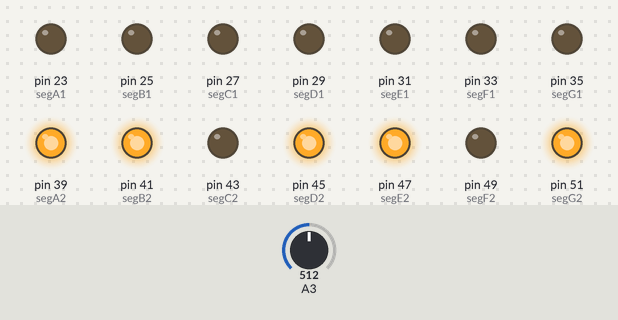
The sketch below on a simulated Arduino Mega 2560, built with avr-gcc and run on an emulated ATmega2560. On the bench: output pins drawn as LEDs (lit = HIGH). Inputs (shaded band) come from the test bench; at power-on: A3 = 512. What the sketch prints to the serial monitor is not drawn.

Above: at 1.2 s.
1.3 s: A3 set to 716
At 1.9 s:
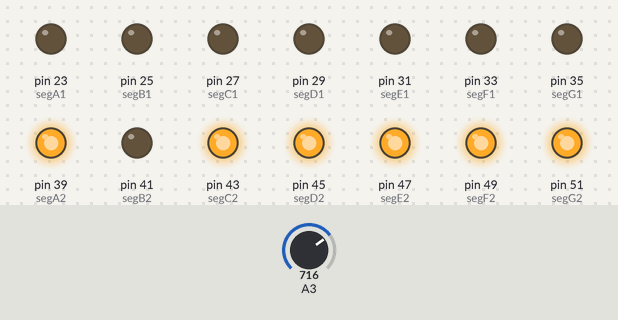
2.8 s: A3 set to 900
At 4.0 s:
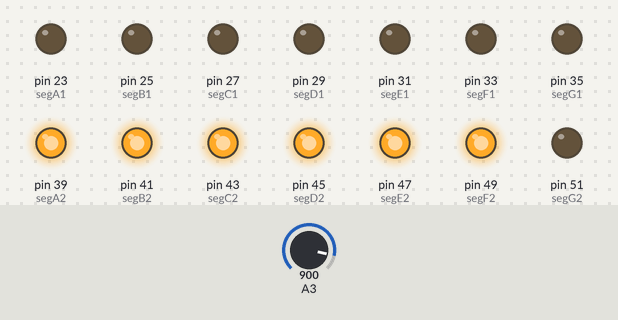
4.3 s: A3 set to 1023
At 5.3 s:
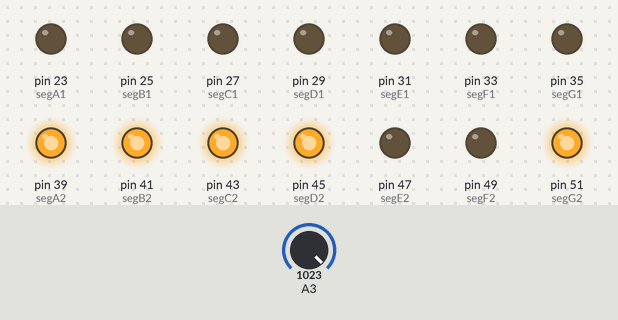
5.8 s: A3 set to 511
At 6.5 s:
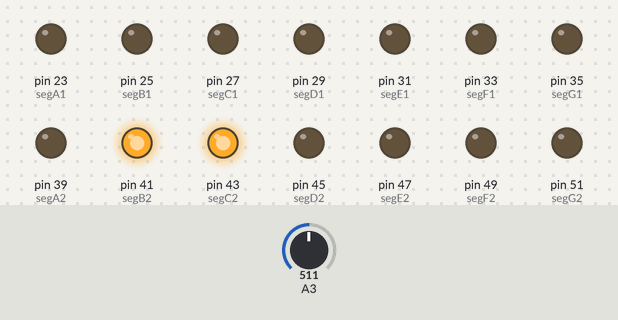
7.3 s: A3 set to 0
At 7.6 s:
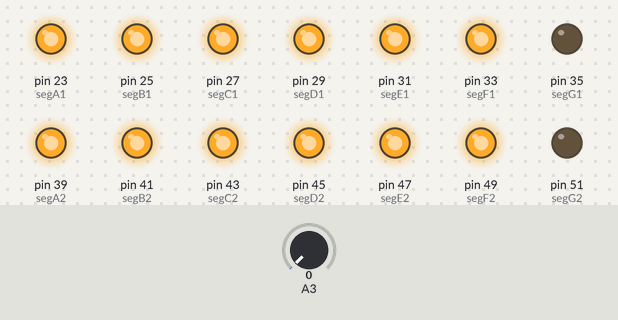
Timing chart, 0 to 9.8 s (numbered marks = the images above; inputs shaded):
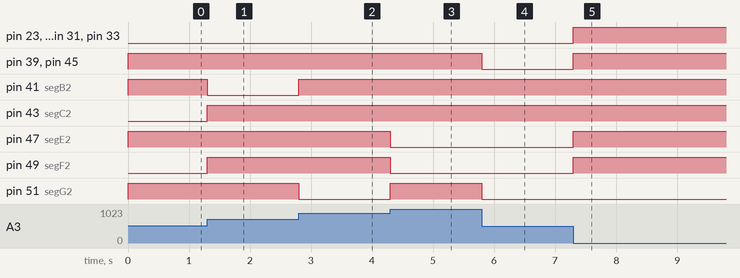

The sketch:

led_display_erc.ino
```cpp
const int segA1 = 23;
const int segB1 = 25;
const int segC1 = 27;
const int segD1 = 29;
const int segE1 = 31;
const int segF1 = 33;
const int segG1 = 35;
const int segA2 = 39;
const int segB2 = 41;
const int segC2 = 43;
const int segD2= 45;
const int segE2 = 47;
const int segF2 = 49;
const int segG2 = 51;

int input = 0;

void setup()
{
  pinMode(segA1, OUTPUT);
  pinMode(segB1, OUTPUT);
  pinMode(segC1, OUTPUT);
  pinMode(segD1, OUTPUT);
  pinMode(segE1, OUTPUT);
  pinMode(segF1, OUTPUT);
  pinMode(segG1, OUTPUT);
  pinMode(segA2, OUTPUT);
  pinMode(segB2, OUTPUT);
  pinMode(segC2, OUTPUT);
  pinMode(segD2, OUTPUT);
  pinMode(segE2, OUTPUT);
  pinMode(segF2, OUTPUT);
  pinMode(segG2, OUTPUT);

  Serial.begin(9600);
  Serial.println("Enter number to display: ");
}

int caseRun(int c)
{
  int ones,tens;
  ones=c%10;
  tens=c/10;
  if (tens == 0)
  {
    digitalWrite(segA1, HIGH);
    digitalWrite(segB1, HIGH);
    digitalWrite(segC1, HIGH);
    digitalWrite(segD1, HIGH);
    digitalWrite(segE1, HIGH);
    digitalWrite(segF1, HIGH);
    digitalWrite(segG1, LOW);
  }

  else if (tens ==1)
  {
    digitalWrite(segA1, LOW);
    digitalWrite(segB1, HIGH);
    digitalWrite(segC1, HIGH);
    digitalWrite(segD1, LOW);
    digitalWrite(segE1, LOW);
    digitalWrite(segF1, LOW);
    digitalWrite(segG1, LOW);
  }

  else if (tens == 2)
  {
    digitalWrite(segA1, HIGH);
    digitalWrite(segB1, HIGH);
    digitalWrite(segC1, LOW);
    digitalWrite(segD1, HIGH);
    digitalWrite(segE1, HIGH);
    digitalWrite(segF1, LOW);
    digitalWrite(segG1, HIGH);
  }

  else if (tens == 3)
  {
    digitalWrite(segA1, HIGH);
    digitalWrite(segB1, HIGH);
    digitalWrite(segC1, HIGH);
    digitalWrite(segD1, HIGH);
    digitalWrite(segE1, LOW);
    digitalWrite(segF1, LOW);
    digitalWrite(segG1, HIGH);
  }

  else if (tens == 4)
  {
    digitalWrite(segA1, LOW);
    digitalWrite(segB1, HIGH);
    digitalWrite(segC1, HIGH);
    digitalWrite(segD1, LOW);
    digitalWrite(segE1, LOW);
    digitalWrite(segF1, HIGH);
    digitalWrite(segG1, HIGH);
  }

  else if (tens == 5)
  {
    digitalWrite(segA1, HIGH);
    digitalWrite(segB1, LOW);
    digitalWrite(segC1, HIGH);
    digitalWrite(segD1, HIGH);
    digitalWrite(segE1, LOW);
    digitalWrite(segF1, HIGH);
    digitalWrite(segG1, HIGH);
  }

  else if (tens == 6)
  {
    digitalWrite(segA1, HIGH);
    digitalWrite(segB1, LOW);
    digitalWrite(segC1, HIGH);
    digitalWrite(segD1, HIGH);
    digitalWrite(segE1, HIGH);
    digitalWrite(segF1, HIGH);
    digitalWrite(segG1, HIGH);
  }

  else if (tens == 7)
  {
    digitalWrite(segA1, HIGH);
    digitalWrite(segB1, HIGH);
    digitalWrite(segC1, HIGH);
    digitalWrite(segD1, LOW);
    digitalWrite(segE1, LOW);
    digitalWrite(segF1, LOW);
    digitalWrite(segG1, LOW);
  }

  else if (tens == 8)
  {
    digitalWrite(segA1, HIGH);
    digitalWrite(segB1, HIGH);
    digitalWrite(segC1, HIGH);
    digitalWrite(segD1, HIGH);
    digitalWrite(segE1, HIGH);
    digitalWrite(segF1, HIGH);
    digitalWrite(segG1, HIGH);
  }

  else if (tens == 9)
  {
    digitalWrite(segA1, HIGH);
    digitalWrite(segB1, HIGH);
    digitalWrite(segC1, HIGH);
    digitalWrite(segD1, HIGH);
    digitalWrite(segE1, LOW);
    digitalWrite(segF1, HIGH);
    digitalWrite(segG1, HIGH);
  }
  if (ones == 0)
  {
    digitalWrite(segA2, HIGH);
    digitalWrite(segB2, HIGH);
    digitalWrite(segC2, HIGH);
    digitalWrite(segD2, HIGH);
    digitalWrite(segE2, HIGH);
    digitalWrite(segF2, HIGH);
    digitalWrite(segG2, LOW);
  }

  else if (ones ==1)
  {
    digitalWrite(segA2, LOW);
    digitalWrite(segB2, HIGH);
    digitalWrite(segC2, HIGH);
    digitalWrite(segD2, LOW);
    digitalWrite(segE2, LOW);
    digitalWrite(segF2, LOW);
    digitalWrite(segG2, LOW);
  }

  else if (ones == 2)
  {
    digitalWrite(segA2, HIGH);
    digitalWrite(segB2, HIGH);
    digitalWrite(segC2, LOW);
    digitalWrite(segD2, HIGH);
    digitalWrite(segE2, HIGH);
    digitalWrite(segF2, LOW);
    digitalWrite(segG2, HIGH);
  }

  else if (ones == 3)
  {
    digitalWrite(segA2, HIGH);
    digitalWrite(segB2, HIGH);
    digitalWrite(segC2, HIGH);
    digitalWrite(segD2, HIGH);
    digitalWrite(segE2, LOW);
    digitalWrite(segF2, LOW);
    digitalWrite(segG2, HIGH);
  }

  else if (ones == 4)
  {
    digitalWrite(segA2, LOW);
    digitalWrite(segB2, HIGH);
    digitalWrite(segC2, HIGH);
    digitalWrite(segD2, LOW);
    digitalWrite(segE2, LOW);
    digitalWrite(segF2, HIGH);
    digitalWrite(segG2, HIGH);
  }

  else if (ones == 5)
  {
    digitalWrite(segA2, HIGH);
    digitalWrite(segB2, LOW);
    digitalWrite(segC2, HIGH);
    digitalWrite(segD2, HIGH);
    digitalWrite(segE2, LOW);
    digitalWrite(segF2, HIGH);
    digitalWrite(segG2, HIGH);
  }

  else if (ones == 6)
  {
    digitalWrite(segA2, HIGH);
    digitalWrite(segB2, LOW);
    digitalWrite(segC2, HIGH);
    digitalWrite(segD2, HIGH);
    digitalWrite(segE2, HIGH);
    digitalWrite(segF2, HIGH);
    digitalWrite(segG2, HIGH);
  }

  else if (ones == 7)
  {
    digitalWrite(segA2, HIGH);
    digitalWrite(segB2, HIGH);
    digitalWrite(segC2, HIGH);
    digitalWrite(segD2, LOW);
    digitalWrite(segE2, LOW);
    digitalWrite(segF2, LOW);
    digitalWrite(segG2, LOW);
  }

  else if (ones == 8)
  {
    digitalWrite(segA2, HIGH);
    digitalWrite(segB2, HIGH);
    digitalWrite(segC2, HIGH);
    digitalWrite(segD2, HIGH);
    digitalWrite(segE2, HIGH);
    digitalWrite(segF2, HIGH);
    digitalWrite(segG2, HIGH);
  }

  else if (ones == 9)
  {
    digitalWrite(segA2, HIGH);
    digitalWrite(segB2, HIGH);
    digitalWrite(segC2, HIGH);
    digitalWrite(segD2, HIGH);
    digitalWrite(segE2, LOW);
    digitalWrite(segF2, HIGH);
    digitalWrite(segG2, HIGH);
  }
  return 0;
}


void loop()
{
  int count=analogRead(A3);
  caseRun(count);
}
```

Measured:
- after the input at 1.3 s, pin 41 (segB2): HIGH → LOW at once; pin 43 (segC2), pin 49 (segF2): LOW → HIGH at once
- after the input at 2.8 s, pin 41 (segB2): LOW → HIGH at once; pin 51 (segG2): HIGH → LOW at once
- after the input at 4.3 s, pin 47 (segE2), pin 49 (segF2): HIGH → LOW at once; pin 51 (segG2): LOW → HIGH at once
- after the input at 5.8 s, pin 39 (segA2), pin 45 (segD2), pin 51 (segG2): HIGH → LOW at once
- after the input at 7.3 s, pin 23 (segA1), pin 25 (segB1), pin 27 (segC1), pin 29 (segD1), pin 31 (segE1), pin 33 (segF1), pin 39 (segA2), pin 45 (segD2), pin 47 (segE2), pin 49 (segF2): LOW → HIGH at once
